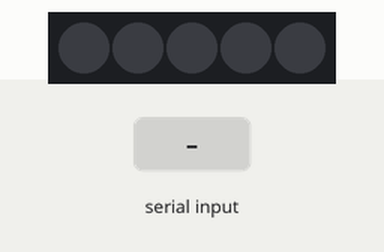
This sketch was run on a simulated Arduino Uno, built with avr-gcc and run on an emulated ATmega328P. On the bench: 5 RGB LEDs in strip order, left to right. Inputs (shaded band) come from the test bench. The strip is taken to match the declared colour order; random numbers use the default seed unless the sketch sets one.

Above: at 1.2 s.
1.3 s: "1" received over the second serial link
At 1.45 s:
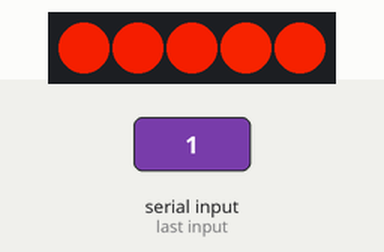
3.7 s: "0" received over the second serial link
At 4.9 s:
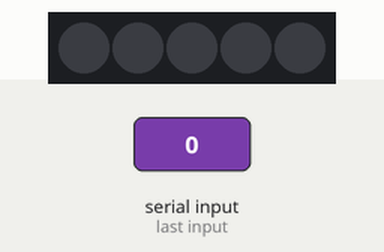
Timing chart, 0 to 6.7 s (numbered marks = the images above; inputs shaded):
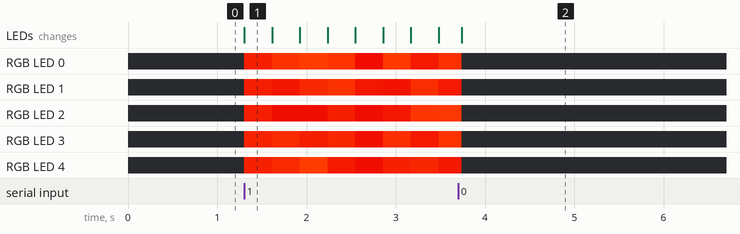

The sketch:

rocket3.ino
```cpp
// Onur YONTAR 2021
//

#include <Adafruit_NeoPixel.h>
#include <SoftwareSerial.h>
#define PIN 9
#define LEDNUM 5
SoftwareSerial btKontrol(2,3);

int brightness = 255;
char karakterVeri;
bool kalkis = false;
Adafruit_NeoPixel strip = Adafruit_NeoPixel(LEDNUM, PIN, NEO_BRG + NEO_KHZ800);


void setup() {
  btKontrol.begin(9600);
  strip.begin();
  strip.setBrightness(brightness);
  strip.show();
}

void loop() {
  verial();
  leddurum();

}

void verial()
{
  if(btKontrol.available()){
      karakterVeri=btKontrol.read();
      btKontrol.println(karakterVeri);

}
}
void leddurum()
{
   if ((karakterVeri)==('0')){
      strip.clear();
      strip.show();
    }

    else if((karakterVeri)==('1')){
        kalkis = true;
          while(kalkis == true){
          karakterVeri=btKontrol.read();
            if ((karakterVeri)==('0')){
                kalkis = false;
                }
            parlaklik();


        int r = 255, g = 60, b = 0;
      //int r = 158, g = 8, b = 148;
      //int r = 74, g = 150, b = 12;

  for(int i=0; i<strip.numPixels(); i++) {
    int flicker = random(0,55);
    int r1 = r-flicker;
    int g1 = g-flicker;
    int b1 = b-flicker;
    if(g1<0) g1=0;
    if(r1<0) r1=0;
    if(b1<0) b1=0;
    strip.setPixelColor(i,r1,g1, b1);
  }
  strip.show();
  delay(random(25,1 ));
    }
      strip.clear();
      strip.show();
    }
}
void parlaklik()
{
   if((karakterVeri)==('2')){
    brightness = 50;
    strip.setBrightness(brightness);
   }
   else if((karakterVeri)==('3')){
    brightness = 100;
    strip.setBrightness(brightness);
   }
   else if((karakterVeri)==('4')){
    brightness = 150;
    strip.setBrightness(brightness);
   }
   else if((karakterVeri)==('5')){
    brightness = 200;
    strip.setBrightness(brightness);
   }
   else if((karakterVeri)==('6')){
    brightness = 255;
    strip.setBrightness(brightness);
   }
}
```
